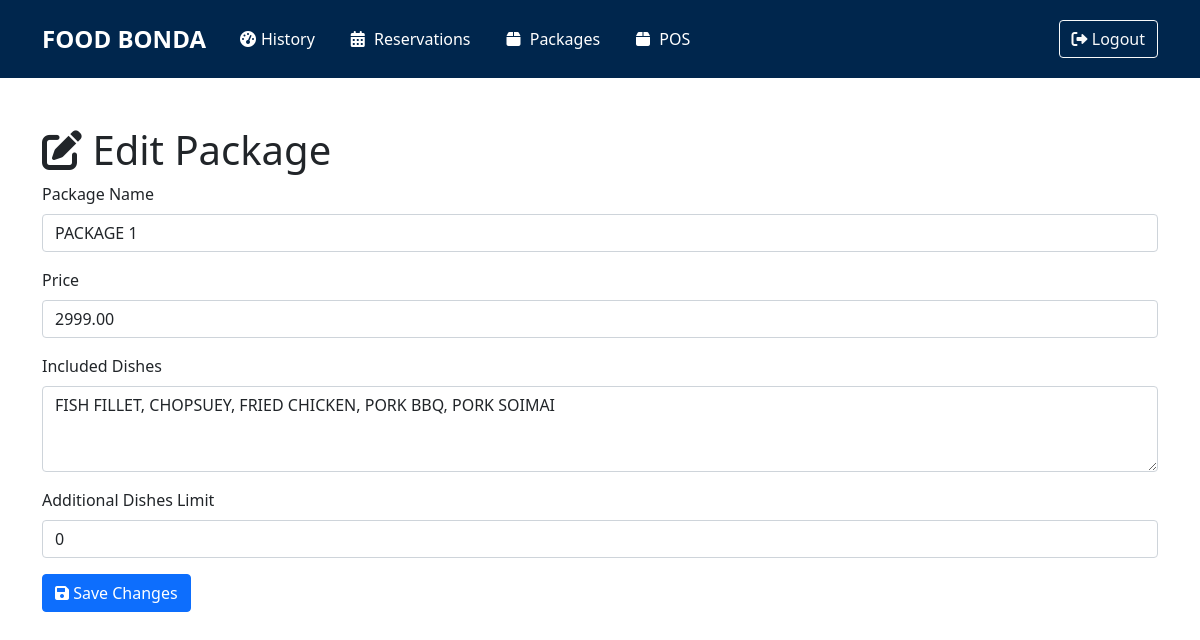
/owner/edit_package.php?id=1 (signed in), run on the app's committed database.
### tables this page shows
CREATE TABLE IF NOT EXISTS `packages` (
  `package_id` int NOT NULL AUTO_INCREMENT,
  `package_name` varchar(255) NOT NULL,
  `price` decimal(10,2) NOT NULL,
  `included_dishes` text NOT NULL,
  `additional_dishes_limit` int DEFAULT NULL,
  PRIMARY KEY (`package_id`)
);

### owner/edit_package.php (the view, shortened to what this page needs)
<?php
require_once '../db_conn.php';
$package_id = $_GET['id'];
if ($_SERVER['REQUEST_METHOD'] === 'POST') {
    $package_name = $_POST['package_name'];
    $price = $_POST['price'];
    $included_dishes = $_POST['included_dishes'];
    $additional_dishes_limit = $_POST['additional_dishes_limit'];
    $stmt = $conn->prepare('UPDATE packages SET package_name = ?, price = ?, included_dishes = ?, additional_dishes_limit = ? WHERE package_id = ?');
    $stmt->bind_param('sdsii', $package_name, $price, $included_dishes, $additional_dishes_limit, $package_id);
    if ($stmt->execute()) {
        $_SESSION['package_success'] = 'Package updated successfully.';
        header('Location: owner_packages.php');
        exit();
    } else {
        $_SESSION['package_error'] = 'Failed to update package.';
    }
} else {
    $stmt = $conn->prepare('SELECT * FROM packages WHERE package_id = ?');
    $stmt->bind_param('i', $package_id);
    $stmt->execute();
    $result = $stmt->get_result();
    $package = $result->fetch_assoc();
}
?>
<!DOCTYPE html>
<html lang="en">
<head>
    <link href="https://cdn.jsdelivr.net/npm/bootstrap@5.1.3/dist/css/bootstrap.min.css" rel="stylesheet">
    <link rel="stylesheet" href="https://cdnjs.cloudflare.com/ajax/libs/font-awesome/6.0.0/css/all.min.css">
    <link href="owner_dashboard.css" rel="stylesheet">
</head>
<body>
    <?php include 'owner_navbar.php'; ?>
    <div class="container mt-5">
        <h1><i class="fas fa-edit"></i> Edit Package</h1>
        <form action="edit_package.php?id=<?php echo $package_id; ?>" method="POST">
            <div class="mb-3">
                <label for="package_name" class="form-label">Package Name</label>
                <input type="text" class="form-control" id="package_name" name="package_name"
                    value="<?php echo htmlspecialchars($package['package_name']); ?>" required>
            </div>
            <div class="mb-3">
                <label for="price" class="form-label">Price</label>
                <input type="number" class="form-control" id="price" name="price" step="0.01"
                    value="<?php echo htmlspecialchars($package['price']); ?>" required>
            </div>
            <div class="mb-3">
                <label for="included_dishes" class="form-label">Included Dishes</label>
                <textarea class="form-control" id="included_dishes" name="included_dishes" rows="3" required><?php echo htmlspecialchars($package['included_dishes']); ?></textarea>
            </div>
            <div class="mb-3">
                <label for="additional_dishes_limit" class="form-label">Additional Dishes Limit</label>
                <input type="number" class="form-control" id="additional_dishes_limit" name="additional_dishes_limit"
                    value="<?php echo htmlspecialchars($package['additional_dishes_limit']); ?>">
            </div>
            <button type="submit" class="btn btn-primary"><i class="fas fa-save"></i> Save Changes</button>
        </form>
    </div>
</body>
</html>

### owner/owner_dashboard.css (style rules this page uses)
:root { --dark-blue: #00264d; --light-blue: #e8f1f8; --light-gray: #f8f9fa; --accent-blue: #0066cc; }
body { min-height: 100vh; display: flex; flex-direction: column; }

### data on the page
packages: package_name "PACKAGE 1", price "2999.00", included_dishes "FISH FILLET, CHOPSUEY, FRIED CHICKEN, PORK BBQ, PORK SOIMAI", additional_dishes_limit "0"
